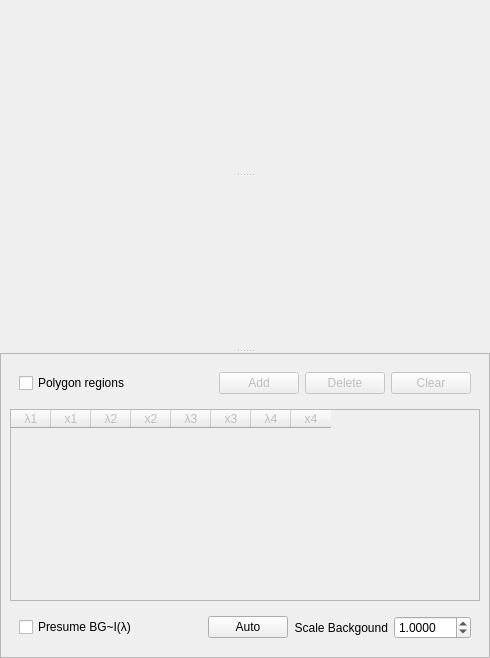
<?xml version="1.0" encoding="UTF-8"?>
<ui version="4.0">
 <class>Dialog</class>
 <widget class="QDialog" name="Dialog">
  <property name="geometry">
   <rect>
    <x>0</x>
    <y>0</y>
    <width>490</width>
    <height>658</height>
   </rect>
  </property>
  <property name="windowTitle">
   <string>QuickNXS - Advanced Background</string>
  </property>
  <layout class="QHBoxLayout" name="horizontalLayout">
   <property name="margin">
    <number>0</number>
   </property>
   <item>
    <widget class="QSplitter" name="splitter">
     <property name="orientation">
      <enum>Qt::Vertical</enum>
     </property>
     <widget class="MPLWidget" name="xTof" native="true">
      <property name="sizePolicy">
       <sizepolicy hsizetype="Preferred" vsizetype="Expanding">
        <horstretch>0</horstretch>
        <verstretch>1</verstretch>
       </sizepolicy>
      </property>
     </widget>
     <widget class="MPLWidget" name="BG" native="true">
      <property name="sizePolicy">
       <sizepolicy hsizetype="Preferred" vsizetype="Expanding">
        <horstretch>0</horstretch>
        <verstretch>1</verstretch>
       </sizepolicy>
      </property>
     </widget>
     <widget class="QFrame" name="frame">
      <property name="frameShape">
       <enum>QFrame::StyledPanel</enum>
      </property>
      <property name="frameShadow">
       <enum>QFrame::Raised</enum>
      </property>
      <layout class="QVBoxLayout" name="verticalLayout">
       <item>
        <widget class="QWidget" name="widget_2" native="true">
         <layout class="QHBoxLayout" name="horizontalLayout_2">
          <item>
           <widget class="QCheckBox" name="polyregionActive">
            <property name="sizePolicy">
             <sizepolicy hsizetype="Preferred" vsizetype="Fixed">
              <horstretch>0</horstretch>
              <verstretch>0</verstretch>
             </sizepolicy>
            </property>
            <property name="text">
             <string>Polygon regions</string>
            </property>
           </widget>
          </item>
          <item>
           <widget class="QLabel" name="polygonDisplay">
            <property name="sizePolicy">
             <sizepolicy hsizetype="Fixed" vsizetype="Preferred">
              <horstretch>0</horstretch>
              <verstretch>0</verstretch>
             </sizepolicy>
            </property>
            <property name="styleSheet">
             <string notr="true">color: rgb(192, 0, 0);</string>
            </property>
            <property name="text">
             <string/>
            </property>
           </widget>
          </item>
          <item>
           <widget class="QPushButton" name="addPoly">
            <property name="enabled">
             <bool>false</bool>
            </property>
            <property name="sizePolicy">
             <sizepolicy hsizetype="Fixed" vsizetype="Fixed">
              <horstretch>0</horstretch>
              <verstretch>0</verstretch>
             </sizepolicy>
            </property>
            <property name="text">
             <string>Add</string>
            </property>
           </widget>
          </item>
          <item>
           <widget class="QPushButton" name="delPoly">
            <property name="enabled">
             <bool>false</bool>
            </property>
            <property name="sizePolicy">
             <sizepolicy hsizetype="Maximum" vsizetype="Fixed">
              <horstretch>0</horstretch>
              <verstretch>0</verstretch>
             </sizepolicy>
            </property>
            <property name="text">
             <string>Delete</string>
            </property>
           </widget>
          </item>
          <item>
           <widget class="QPushButton" name="clearPoly">
            <property name="enabled">
             <bool>false</bool>
            </property>
            <property name="sizePolicy">
             <sizepolicy hsizetype="Fixed" vsizetype="Fixed">
              <horstretch>0</horstretch>
              <verstretch>0</verstretch>
             </sizepolicy>
            </property>
            <property name="text">
             <string>Clear</string>
            </property>
           </widget>
          </item>
         </layout>
        </widget>
       </item>
       <item>
        <widget class="QTableWidget" name="polyTable">
         <property name="enabled">
          <bool>false</bool>
         </property>
         <property name="minimumSize">
          <size>
           <width>0</width>
           <height>50</height>
          </size>
         </property>
         <property name="selectionMode">
          <enum>QAbstractItemView::SingleSelection</enum>
         </property>
         <property name="selectionBehavior">
          <enum>QAbstractItemView::SelectRows</enum>
         </property>
         <attribute name="horizontalHeaderDefaultSectionSize">
          <number>40</number>
         </attribute>
         <attribute name="horizontalHeaderMinimumSectionSize">
          <number>20</number>
         </attribute>
         <column>
          <property name="text">
           <string>λ1</string>
          </property>
         </column>
         <column>
          <property name="text">
           <string>x1</string>
          </property>
         </column>
         <column>
          <property name="text">
           <string>λ2</string>
          </property>
         </column>
         <column>
          <property name="text">
           <string>x2</string>
          </property>
         </column>
         <column>
          <property name="text">
           <string>λ3</string>
          </property>
         </column>
         <column>
          <property name="text">
           <string>x3</string>
          </property>
         </column>
         <column>
          <property name="text">
           <string>λ4</string>
          </property>
         </column>
         <column>
          <property name="text">
           <string>x4</string>
          </property>
         </column>
        </widget>
       </item>
       <item>
        <widget class="QWidget" name="widget" native="true">
         <layout class="QGridLayout" name="gridLayout">
          <item row="0" column="0">
           <layout class="QHBoxLayout" name="horizontalLayout_3">
            <item>
             <widget class="QCheckBox" name="presumeIofLambda">
              <property name="text">
               <string>Presume BG~I(λ)</string>
              </property>
             </widget>
            </item>
            <item>
             <widget class="QPushButton" name="calcAutoBackground">
              <property name="sizePolicy">
               <sizepolicy hsizetype="Fixed" vsizetype="Fixed">
                <horstretch>0</horstretch>
                <verstretch>0</verstretch>
               </sizepolicy>
              </property>
              <property name="text">
               <string>Auto</string>
              </property>
             </widget>
            </item>
            <item>
             <widget class="QLabel" name="label">
              <property name="sizePolicy">
               <sizepolicy hsizetype="Fixed" vsizetype="Preferred">
                <horstretch>0</horstretch>
                <verstretch>0</verstretch>
               </sizepolicy>
              </property>
              <property name="text">
               <string>Scale Backgound</string>
              </property>
              <property name="alignment">
               <set>Qt::AlignRight|Qt::AlignTrailing|Qt::AlignVCenter</set>
              </property>
             </widget>
            </item>
            <item>
             <widget class="QDoubleSpinBox" name="scaleFactor">
              <property name="sizePolicy">
               <sizepolicy hsizetype="Fixed" vsizetype="Fixed">
                <horstretch>0</horstretch>
                <verstretch>0</verstretch>
               </sizepolicy>
              </property>
              <property name="decimals">
               <number>4</number>
              </property>
              <property name="maximum">
               <double>100.000000000000000</double>
              </property>
              <property name="singleStep">
               <double>0.050000000000000</double>
              </property>
              <property name="value">
               <double>1.000000000000000</double>
              </property>
             </widget>
            </item>
           </layout>
          </item>
         </layout>
        </widget>
       </item>
      </layout>
     </widget>
    </widget>
   </item>
  </layout>
 </widget>
 <customwidgets>
  <customwidget>
   <class>MPLWidget</class>
   <extends>QWidget</extends>
   <header location="global">.mplwidget.h</header>
   <container>1</container>
  </customwidget>
 </customwidgets>
 <tabstops>
  <tabstop>polyregionActive</tabstop>
  <tabstop>addPoly</tabstop>
  <tabstop>delPoly</tabstop>
  <tabstop>clearPoly</tabstop>
  <tabstop>polyTable</tabstop>
 </tabstops>
 <resources/>
 <connections>
  <connection>
   <sender>polyregionActive</sender>
   <signal>toggled(bool)</signal>
   <receiver>polyTable</receiver>
   <slot>setEnabled(bool)</slot>
   <hints>
    <hint type="sourcelabel">
     <x>133</x>
     <y>389</y>
    </hint>
    <hint type="destinationlabel">
     <x>248</x>
     <y>488</y>
    </hint>
   </hints>
  </connection>
  <connection>
   <sender>polyregionActive</sender>
   <signal>toggled(bool)</signal>
   <receiver>clearPoly</receiver>
   <slot>setEnabled(bool)</slot>
   <hints>
    <hint type="sourcelabel">
     <x>213</x>
     <y>389</y>
    </hint>
    <hint type="destinationlabel">
     <x>469</x>
     <y>392</y>
    </hint>
   </hints>
  </connection>
  <connection>
   <sender>polyregionActive</sender>
   <signal>toggled(bool)</signal>
   <receiver>delPoly</receiver>
   <slot>setEnabled(bool)</slot>
   <hints>
    <hint type="sourcelabel">
     <x>186</x>
     <y>389</y>
    </hint>
    <hint type="destinationlabel">
     <x>388</x>
     <y>392</y>
    </hint>
   </hints>
  </connection>
  <connection>
   <sender>polyregionActive</sender>
   <signal>toggled(bool)</signal>
   <receiver>addPoly</receiver>
   <slot>setEnabled(bool)</slot>
   <hints>
    <hint type="sourcelabel">
     <x>160</x>
     <y>389</y>
    </hint>
    <hint type="destinationlabel">
     <x>307</x>
     <y>392</y>
    </hint>
   </hints>
  </connection>
  <connection>
   <sender>addPoly</sender>
   <signal>pressed()</signal>
   <receiver>Dialog</receiver>
   <slot>addPolygon()</slot>
   <hints>
    <hint type="sourcelabel">
     <x>307</x>
     <y>392</y>
    </hint>
    <hint type="destinationlabel">
     <x>491</x>
     <y>393</y>
    </hint>
   </hints>
  </connection>
  <connection>
   <sender>presumeIofLambda</sender>
   <signal>toggled(bool)</signal>
   <receiver>Dialog</receiver>
   <slot>optionChanged()</slot>
   <hints>
    <hint type="sourcelabel">
     <x>81</x>
     <y>632</y>
    </hint>
    <hint type="destinationlabel">
     <x>109</x>
     <y>657</y>
    </hint>
   </hints>
  </connection>
  <connection>
   <sender>delPoly</sender>
   <signal>pressed()</signal>
   <receiver>Dialog</receiver>
   <slot>delPolygon()</slot>
   <hints>
    <hint type="sourcelabel">
     <x>388</x>
     <y>392</y>
    </hint>
    <hint type="destinationlabel">
     <x>493</x>
     <y>374</y>
    </hint>
   </hints>
  </connection>
  <connection>
   <sender>clearPoly</sender>
   <signal>pressed()</signal>
   <receiver>Dialog</receiver>
   <slot>clearPolygons()</slot>
   <hints>
    <hint type="sourcelabel">
     <x>469</x>
     <y>392</y>
    </hint>
    <hint type="destinationlabel">
     <x>492</x>
     <y>348</y>
    </hint>
   </hints>
  </connection>
  <connection>
   <sender>polyTable</sender>
   <signal>itemChanged(QTableWidgetItem*)</signal>
   <receiver>Dialog</receiver>
   <slot>polygonChanged(QTableWidgetItem*)</slot>
   <hints>
    <hint type="sourcelabel">
     <x>168</x>
     <y>491</y>
    </hint>
    <hint type="destinationlabel">
     <x>-4</x>
     <y>309</y>
    </hint>
   </hints>
  </connection>
  <connection>
   <sender>polyregionActive</sender>
   <signal>toggled(bool)</signal>
   <receiver>Dialog</receiver>
   <slot>optionChanged()</slot>
   <hints>
    <hint type="sourcelabel">
     <x>79</x>
     <y>389</y>
    </hint>
    <hint type="destinationlabel">
     <x>-3</x>
     <y>357</y>
    </hint>
   </hints>
  </connection>
  <connection>
   <sender>polyregionActive</sender>
   <signal>toggled(bool)</signal>
   <receiver>Dialog</receiver>
   <slot>drawXTof()</slot>
   <hints>
    <hint type="sourcelabel">
     <x>103</x>
     <y>389</y>
    </hint>
    <hint type="destinationlabel">
     <x>-1</x>
     <y>390</y>
    </hint>
   </hints>
  </connection>
  <connection>
   <sender>scaleFactor</sender>
   <signal>valueChanged(double)</signal>
   <receiver>Dialog</receiver>
   <slot>optionChanged()</slot>
   <hints>
    <hint type="sourcelabel">
     <x>445</x>
     <y>633</y>
    </hint>
    <hint type="destinationlabel">
     <x>492</x>
     <y>653</y>
    </hint>
   </hints>
  </connection>
  <connection>
   <sender>calcAutoBackground</sender>
   <signal>pressed()</signal>
   <receiver>Dialog</receiver>
   <slot>calcAutoBackground()</slot>
   <hints>
    <hint type="sourcelabel">
     <x>259</x>
     <y>626</y>
    </hint>
    <hint type="destinationlabel">
     <x>278</x>
     <y>663</y>
    </hint>
   </hints>
  </connection>
 </connections>
 <slots>
  <slot>addPolygon()</slot>
  <slot>optionChanged()</slot>
  <slot>delPolygon()</slot>
  <slot>clearPolygons()</slot>
  <slot>polygonChanged(QTableWidgetItem*)</slot>
  <slot>drawXTof()</slot>
  <slot>calcAutoBackground()</slot>
 </slots>
</ui>
